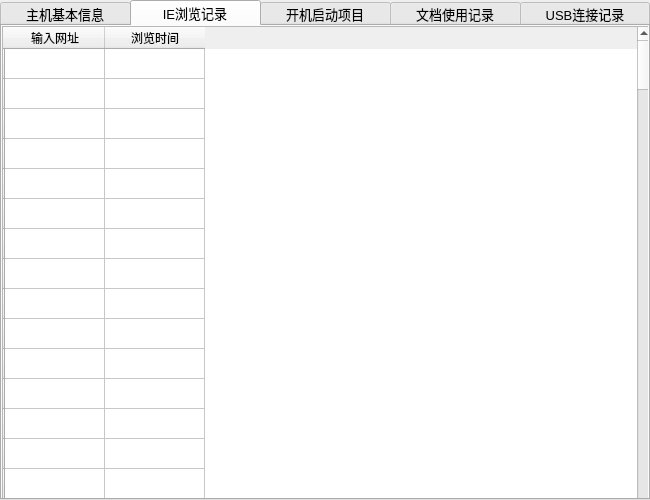
<?xml version="1.0" encoding="UTF-8"?>
<ui version="4.0">
 <class>MainWindow</class>
 <widget class="QMainWindow" name="MainWindow">
  <property name="geometry">
   <rect>
    <x>0</x>
    <y>0</y>
    <width>650</width>
    <height>500</height>
   </rect>
  </property>
  <property name="windowTitle">
   <string>MainWindow</string>
  </property>
  <widget class="QWidget" name="centralWidget">
   <widget class="QTabWidget" name="tabWidget">
    <property name="geometry">
     <rect>
      <x>0</x>
      <y>0</y>
      <width>650</width>
      <height>500</height>
     </rect>
    </property>
    <property name="styleSheet">
     <string notr="true">QTabBar::tab{font:10pt;min-width:30ex; min-height:10ex; width:130}</string>
    </property>
    <property name="currentIndex">
     <number>1</number>
    </property>
    <widget class="QWidget" name="tab">
     <attribute name="title">
      <string>主机基本信息</string>
     </attribute>
     <widget class="QTableWidget" name="tableWidget">
      <property name="geometry">
       <rect>
        <x>0</x>
        <y>0</y>
        <width>650</width>
        <height>500</height>
       </rect>
      </property>
      <property name="styleSheet">
       <string notr="true"/>
      </property>
      <row>
       <property name="text">
        <string>计算机名称</string>
       </property>
      </row>
      <row>
       <property name="text">
        <string>操作系统版本</string>
       </property>
      </row>
      <row>
       <property name="text">
        <string>CPU信息</string>
       </property>
      </row>
      <row>
       <property name="text">
        <string>BIOS厂商</string>
       </property>
      </row>
      <row>
       <property name="text">
        <string>BIOS型号</string>
       </property>
      </row>
      <row>
       <property name="text">
        <string>远程桌面连接端口</string>
       </property>
      </row>
      <row>
       <property name="text">
        <string>最后关机时间</string>
       </property>
      </row>
      <column>
       <property name="text">
        <string/>
       </property>
      </column>
     </widget>
    </widget>
    <widget class="QWidget" name="tab_2">
     <attribute name="title">
      <string>IE浏览记录</string>
     </attribute>
     <widget class="QTableWidget" name="tableWidget_2">
      <property name="geometry">
       <rect>
        <x>0</x>
        <y>0</y>
        <width>650</width>
        <height>500</height>
       </rect>
      </property>
      <row>
       <property name="text">
        <string/>
       </property>
      </row>
      <row>
       <property name="text">
        <string/>
       </property>
      </row>
      <row>
       <property name="text">
        <string/>
       </property>
      </row>
      <row>
       <property name="text">
        <string/>
       </property>
      </row>
      <row>
       <property name="text">
        <string/>
       </property>
      </row>
      <row>
       <property name="text">
        <string/>
       </property>
      </row>
      <row>
       <property name="text">
        <string/>
       </property>
      </row>
      <row>
       <property name="text">
        <string/>
       </property>
      </row>
      <row>
       <property name="text">
        <string/>
       </property>
      </row>
      <row>
       <property name="text">
        <string/>
       </property>
      </row>
      <row>
       <property name="text">
        <string/>
       </property>
      </row>
      <row>
       <property name="text">
        <string/>
       </property>
      </row>
      <row>
       <property name="text">
        <string/>
       </property>
      </row>
      <row>
       <property name="text">
        <string/>
       </property>
      </row>
      <row>
       <property name="text">
        <string/>
       </property>
      </row>
      <row>
       <property name="text">
        <string/>
       </property>
      </row>
      <row>
       <property name="text">
        <string/>
       </property>
      </row>
      <row>
       <property name="text">
        <string/>
       </property>
      </row>
      <row>
       <property name="text">
        <string/>
       </property>
      </row>
      <row>
       <property name="text">
        <string/>
       </property>
      </row>
      <row>
       <property name="text">
        <string/>
       </property>
      </row>
      <row>
       <property name="text">
        <string/>
       </property>
      </row>
      <row>
       <property name="text">
        <string/>
       </property>
      </row>
      <row>
       <property name="text">
        <string/>
       </property>
      </row>
      <row>
       <property name="text">
        <string/>
       </property>
      </row>
      <row>
       <property name="text">
        <string/>
       </property>
      </row>
      <row>
       <property name="text">
        <string/>
       </property>
      </row>
      <row>
       <property name="text">
        <string/>
       </property>
      </row>
      <row>
       <property name="text">
        <string/>
       </property>
      </row>
      <row>
       <property name="text">
        <string/>
       </property>
      </row>
      <row>
       <property name="text">
        <string/>
       </property>
      </row>
      <row>
       <property name="text">
        <string/>
       </property>
      </row>
      <row>
       <property name="text">
        <string/>
       </property>
      </row>
      <row>
       <property name="text">
        <string/>
       </property>
      </row>
      <row>
       <property name="text">
        <string/>
       </property>
      </row>
      <row>
       <property name="text">
        <string/>
       </property>
      </row>
      <row>
       <property name="text">
        <string/>
       </property>
      </row>
      <row>
       <property name="text">
        <string/>
       </property>
      </row>
      <row>
       <property name="text">
        <string/>
       </property>
      </row>
      <row>
       <property name="text">
        <string/>
       </property>
      </row>
      <row>
       <property name="text">
        <string/>
       </property>
      </row>
      <row>
       <property name="text">
        <string/>
       </property>
      </row>
      <row>
       <property name="text">
        <string/>
       </property>
      </row>
      <row>
       <property name="text">
        <string/>
       </property>
      </row>
      <row>
       <property name="text">
        <string/>
       </property>
      </row>
      <row>
       <property name="text">
        <string/>
       </property>
      </row>
      <row>
       <property name="text">
        <string/>
       </property>
      </row>
      <row>
       <property name="text">
        <string/>
       </property>
      </row>
      <row>
       <property name="text">
        <string/>
       </property>
      </row>
      <row>
       <property name="text">
        <string/>
       </property>
      </row>
      <row>
       <property name="text">
        <string/>
       </property>
      </row>
      <row>
       <property name="text">
        <string/>
       </property>
      </row>
      <row>
       <property name="text">
        <string/>
       </property>
      </row>
      <row>
       <property name="text">
        <string/>
       </property>
      </row>
      <row>
       <property name="text">
        <string/>
       </property>
      </row>
      <row>
       <property name="text">
        <string/>
       </property>
      </row>
      <row>
       <property name="text">
        <string/>
       </property>
      </row>
      <row>
       <property name="text">
        <string/>
       </property>
      </row>
      <row>
       <property name="text">
        <string/>
       </property>
      </row>
      <row>
       <property name="text">
        <string/>
       </property>
      </row>
      <row>
       <property name="text">
        <string/>
       </property>
      </row>
      <row>
       <property name="text">
        <string/>
       </property>
      </row>
      <row>
       <property name="text">
        <string/>
       </property>
      </row>
      <row>
       <property name="text">
        <string/>
       </property>
      </row>
      <row>
       <property name="text">
        <string/>
       </property>
      </row>
      <row>
       <property name="text">
        <string/>
       </property>
      </row>
      <row>
       <property name="text">
        <string/>
       </property>
      </row>
      <row>
       <property name="text">
        <string/>
       </property>
      </row>
      <row>
       <property name="text">
        <string/>
       </property>
      </row>
      <row>
       <property name="text">
        <string/>
       </property>
      </row>
      <row>
       <property name="text">
        <string/>
       </property>
      </row>
      <row>
       <property name="text">
        <string/>
       </property>
      </row>
      <row>
       <property name="text">
        <string/>
       </property>
      </row>
      <row>
       <property name="text">
        <string/>
       </property>
      </row>
      <row>
       <property name="text">
        <string/>
       </property>
      </row>
      <row>
       <property name="text">
        <string/>
       </property>
      </row>
      <row>
       <property name="text">
        <string/>
       </property>
      </row>
      <row>
       <property name="text">
        <string/>
       </property>
      </row>
      <row>
       <property name="text">
        <string/>
       </property>
      </row>
      <row>
       <property name="text">
        <string/>
       </property>
      </row>
      <row>
       <property name="text">
        <string/>
       </property>
      </row>
      <row>
       <property name="text">
        <string/>
       </property>
      </row>
      <row>
       <property name="text">
        <string/>
       </property>
      </row>
      <row>
       <property name="text">
        <string/>
       </property>
      </row>
      <row>
       <property name="text">
        <string/>
       </property>
      </row>
      <row>
       <property name="text">
        <string/>
       </property>
      </row>
      <row>
       <property name="text">
        <string/>
       </property>
      </row>
      <row>
       <property name="text">
        <string/>
       </property>
      </row>
      <row>
       <property name="text">
        <string/>
       </property>
      </row>
      <row>
       <property name="text">
        <string/>
       </property>
      </row>
      <row>
       <property name="text">
        <string/>
       </property>
      </row>
      <row>
       <property name="text">
        <string/>
       </property>
      </row>
      <row>
       <property name="text">
        <string/>
       </property>
      </row>
      <row>
       <property name="text">
        <string/>
       </property>
      </row>
      <row>
       <property name="text">
        <string/>
       </property>
      </row>
      <row>
       <property name="text">
        <string/>
       </property>
      </row>
      <row>
       <property name="text">
        <string/>
       </property>
      </row>
      <row>
       <property name="text">
        <string/>
       </property>
      </row>
      <row>
       <property name="text">
        <string/>
       </property>
      </row>
      <row>
       <property name="text">
        <string/>
       </property>
      </row>
      <row>
       <property name="text">
        <string/>
       </property>
      </row>
      <row>
       <property name="text">
        <string/>
       </property>
      </row>
      <row>
       <property name="text">
        <string/>
       </property>
      </row>
      <row>
       <property name="text">
        <string/>
       </property>
      </row>
      <row>
       <property name="text">
        <string/>
       </property>
      </row>
      <row>
       <property name="text">
        <string/>
       </property>
      </row>
      <row>
       <property name="text">
        <string/>
       </property>
      </row>
      <row>
       <property name="text">
        <string/>
       </property>
      </row>
      <row>
       <property name="text">
        <string/>
       </property>
      </row>
      <row>
       <property name="text">
        <string/>
       </property>
      </row>
      <row>
       <property name="text">
        <string/>
       </property>
      </row>
      <row>
       <property name="text">
        <string/>
       </property>
      </row>
      <row>
       <property name="text">
        <string/>
       </property>
      </row>
      <row>
       <property name="text">
        <string/>
       </property>
      </row>
      <row>
       <property name="text">
        <string/>
       </property>
      </row>
      <row>
       <property name="text">
        <string/>
       </property>
      </row>
      <row>
       <property name="text">
        <string/>
       </property>
      </row>
      <row>
       <property name="text">
        <string/>
       </property>
      </row>
      <row>
       <property name="text">
        <string/>
       </property>
      </row>
      <row>
       <property name="text">
        <string/>
       </property>
      </row>
      <row>
       <property name="text">
        <string/>
       </property>
      </row>
      <row>
       <property name="text">
        <string/>
       </property>
      </row>
      <row>
       <property name="text">
        <string/>
       </property>
      </row>
      <row>
       <property name="text">
        <string/>
       </property>
      </row>
      <row>
       <property name="text">
        <string/>
       </property>
      </row>
      <row>
       <property name="text">
        <string/>
       </property>
      </row>
      <row>
       <property name="text">
        <string/>
       </property>
      </row>
      <row>
       <property name="text">
        <string/>
       </property>
      </row>
      <row>
       <property name="text">
        <string/>
       </property>
      </row>
      <row>
       <property name="text">
        <string/>
       </property>
      </row>
      <row>
       <property name="text">
        <string/>
       </property>
      </row>
      <row>
       <property name="text">
        <string/>
       </property>
      </row>
      <row>
       <property name="text">
        <string/>
       </property>
      </row>
      <row>
       <property name="text">
        <string/>
       </property>
      </row>
      <row>
       <property name="text">
        <string/>
       </property>
      </row>
      <row>
       <property name="text">
        <string/>
       </property>
      </row>
      <row>
       <property name="text">
        <string/>
       </property>
      </row>
      <row>
       <property name="text">
        <string/>
       </property>
      </row>
      <row>
       <property name="text">
        <string/>
       </property>
      </row>
      <row>
       <property name="text">
        <string/>
       </property>
      </row>
      <row>
       <property name="text">
        <string/>
       </property>
      </row>
      <row>
       <property name="text">
        <string/>
       </property>
      </row>
      <row>
       <property name="text">
        <string/>
       </property>
      </row>
      <row>
       <property name="text">
        <string/>
       </property>
      </row>
      <row>
       <property name="text">
        <string/>
       </property>
      </row>
      <row>
       <property name="text">
        <string/>
       </property>
      </row>
      <column>
       <property name="text">
        <string>输入网址</string>
       </property>
      </column>
      <column>
       <property name="text">
        <string>浏览时间</string>
       </property>
      </column>
     </widget>
    </widget>
    <widget class="QWidget" name="tab_3">
     <attribute name="title">
      <string>开机启动项目</string>
     </attribute>
     <widget class="QTableWidget" name="tableWidget_3">
      <property name="geometry">
       <rect>
        <x>0</x>
        <y>0</y>
        <width>650</width>
        <height>500</height>
       </rect>
      </property>
      <row>
       <property name="text">
        <string/>
       </property>
      </row>
      <row>
       <property name="text">
        <string/>
       </property>
      </row>
      <row>
       <property name="text">
        <string/>
       </property>
      </row>
      <row>
       <property name="text">
        <string/>
       </property>
      </row>
      <row>
       <property name="text">
        <string/>
       </property>
      </row>
      <row>
       <property name="text">
        <string/>
       </property>
      </row>
      <row>
       <property name="text">
        <string/>
       </property>
      </row>
      <row>
       <property name="text">
        <string/>
       </property>
      </row>
      <row>
       <property name="text">
        <string/>
       </property>
      </row>
      <row>
       <property name="text">
        <string/>
       </property>
      </row>
      <row>
       <property name="text">
        <string/>
       </property>
      </row>
      <row>
       <property name="text">
        <string/>
       </property>
      </row>
      <row>
       <property name="text">
        <string/>
       </property>
      </row>
      <row>
       <property name="text">
        <string/>
       </property>
      </row>
      <row>
       <property name="text">
        <string/>
       </property>
      </row>
      <row>
       <property name="text">
        <string/>
       </property>
      </row>
      <row>
       <property name="text">
        <string/>
       </property>
      </row>
      <row>
       <property name="text">
        <string/>
       </property>
      </row>
      <row>
       <property name="text">
        <string/>
       </property>
      </row>
      <row>
       <property name="text">
        <string/>
       </property>
      </row>
      <row>
       <property name="text">
        <string/>
       </property>
      </row>
      <row>
       <property name="text">
        <string/>
       </property>
      </row>
      <row>
       <property name="text">
        <string/>
       </property>
      </row>
      <row>
       <property name="text">
        <string/>
       </property>
      </row>
      <row>
       <property name="text">
        <string/>
       </property>
      </row>
      <row>
       <property name="text">
        <string/>
       </property>
      </row>
      <row>
       <property name="text">
        <string/>
       </property>
      </row>
      <row>
       <property name="text">
        <string/>
       </property>
      </row>
      <row>
       <property name="text">
        <string/>
       </property>
      </row>
      <row>
       <property name="text">
        <string/>
       </property>
      </row>
      <row>
       <property name="text">
        <string/>
       </property>
      </row>
      <row>
       <property name="text">
        <string/>
       </property>
      </row>
      <row>
       <property name="text">
        <string/>
       </property>
      </row>
      <row>
       <property name="text">
        <string/>
       </property>
      </row>
      <row>
       <property name="text">
        <string/>
       </property>
      </row>
      <row>
       <property name="text">
        <string/>
       </property>
      </row>
      <row>
       <property name="text">
        <string/>
       </property>
      </row>
      <row>
       <property name="text">
        <string/>
       </property>
      </row>
      <row>
       <property name="text">
        <string/>
       </property>
      </row>
      <column>
       <property name="text">
        <string>项目名称</string>
       </property>
      </column>
      <column>
       <property name="text">
        <string>启动路径及命令</string>
       </property>
      </column>
     </widget>
    </widget>
    <widget class="QWidget" name="tab_4">
     <attribute name="title">
      <string>文档使用记录</string>
     </attribute>
     <widget class="QTableWidget" name="tableWidget_4">
      <property name="geometry">
       <rect>
        <x>0</x>
        <y>0</y>
        <width>650</width>
        <height>500</height>
       </rect>
      </property>
      <row>
       <property name="text">
        <string/>
       </property>
      </row>
      <row>
       <property name="text">
        <string/>
       </property>
      </row>
      <row>
       <property name="text">
        <string/>
       </property>
      </row>
      <row>
       <property name="text">
        <string/>
       </property>
      </row>
      <row>
       <property name="text">
        <string/>
       </property>
      </row>
      <row>
       <property name="text">
        <string/>
       </property>
      </row>
      <row>
       <property name="text">
        <string/>
       </property>
      </row>
      <row>
       <property name="text">
        <string/>
       </property>
      </row>
      <row>
       <property name="text">
        <string/>
       </property>
      </row>
      <row>
       <property name="text">
        <string/>
       </property>
      </row>
      <row>
       <property name="text">
        <string/>
       </property>
      </row>
      <row>
       <property name="text">
        <string/>
       </property>
      </row>
      <row>
       <property name="text">
        <string/>
       </property>
      </row>
      <row>
       <property name="text">
        <string/>
       </property>
      </row>
      <row>
       <property name="text">
        <string/>
       </property>
      </row>
      <row>
       <property name="text">
        <string/>
       </property>
      </row>
      <row>
       <property name="text">
        <string/>
       </property>
      </row>
      <row>
       <property name="text">
        <string/>
       </property>
      </row>
      <row>
       <property name="text">
        <string/>
       </property>
      </row>
      <row>
       <property name="text">
        <string/>
       </property>
      </row>
      <row>
       <property name="text">
        <string/>
       </property>
      </row>
      <row>
       <property name="text">
        <string/>
       </property>
      </row>
      <row>
       <property name="text">
        <string/>
       </property>
      </row>
      <row>
       <property name="text">
        <string/>
       </property>
      </row>
      <row>
       <property name="text">
        <string/>
       </property>
      </row>
      <row>
       <property name="text">
        <string/>
       </property>
      </row>
      <row>
       <property name="text">
        <string/>
       </property>
      </row>
      <row>
       <property name="text">
        <string/>
       </property>
      </row>
      <row>
       <property name="text">
        <string/>
       </property>
      </row>
      <row>
       <property name="text">
        <string/>
       </property>
      </row>
      <row>
       <property name="text">
        <string/>
       </property>
      </row>
      <row>
       <property name="text">
        <string/>
       </property>
      </row>
      <row>
       <property name="text">
        <string/>
       </property>
      </row>
      <row>
       <property name="text">
        <string/>
       </property>
      </row>
      <row>
       <property name="text">
        <string/>
       </property>
      </row>
      <row>
       <property name="text">
        <string/>
       </property>
      </row>
      <row>
       <property name="text">
        <string/>
       </property>
      </row>
      <row>
       <property name="text">
        <string/>
       </property>
      </row>
      <row>
       <property name="text">
        <string/>
       </property>
      </row>
      <row>
       <property name="text">
        <string/>
       </property>
      </row>
      <row>
       <property name="text">
        <string/>
       </property>
      </row>
      <row>
       <property name="text">
        <string/>
       </property>
      </row>
      <row>
       <property name="text">
        <string/>
       </property>
      </row>
      <row>
       <property name="text">
        <string/>
       </property>
      </row>
      <row>
       <property name="text">
        <string/>
       </property>
      </row>
      <row>
       <property name="text">
        <string/>
       </property>
      </row>
      <row>
       <property name="text">
        <string/>
       </property>
      </row>
      <row>
       <property name="text">
        <string/>
       </property>
      </row>
      <row>
       <property name="text">
        <string/>
       </property>
      </row>
      <row>
       <property name="text">
        <string/>
       </property>
      </row>
      <row>
       <property name="text">
        <string/>
       </property>
      </row>
      <row>
       <property name="text">
        <string/>
       </property>
      </row>
      <row>
       <property name="text">
        <string/>
       </property>
      </row>
      <row>
       <property name="text">
        <string/>
       </property>
      </row>
      <row>
       <property name="text">
        <string/>
       </property>
      </row>
      <row>
       <property name="text">
        <string/>
       </property>
      </row>
      <row>
       <property name="text">
        <string/>
       </property>
      </row>
      <row>
       <property name="text">
        <string/>
       </property>
      </row>
      <row>
       <property name="text">
        <string/>
       </property>
      </row>
      <row>
       <property name="text">
        <string/>
       </property>
      </row>
      <row>
       <property name="text">
        <string/>
       </property>
      </row>
      <row>
       <property name="text">
        <string/>
       </property>
      </row>
      <row>
       <property name="text">
        <string/>
       </property>
      </row>
      <row>
       <property name="text">
        <string/>
       </property>
      </row>
      <row>
       <property name="text">
        <string/>
       </property>
      </row>
      <column>
       <property name="text">
        <string>文档名称</string>
       </property>
      </column>
      <column>
       <property name="text">
        <string>文档路径</string>
       </property>
      </column>
      <column>
       <property name="text">
        <string>浏览时间</string>
       </property>
      </column>
     </widget>
    </widget>
    <widget class="QWidget" name="tab_5">
     <attribute name="title">
      <string>USB连接记录</string>
     </attribute>
     <widget class="QTableWidget" name="tableWidget_5">
      <property name="geometry">
       <rect>
        <x>0</x>
        <y>0</y>
        <width>650</width>
        <height>500</height>
       </rect>
      </property>
      <row>
       <property name="text">
        <string/>
       </property>
      </row>
      <row>
       <property name="text">
        <string/>
       </property>
      </row>
      <row>
       <property name="text">
        <string/>
       </property>
      </row>
      <row>
       <property name="text">
        <string/>
       </property>
      </row>
      <row>
       <property name="text">
        <string/>
       </property>
      </row>
      <row>
       <property name="text">
        <string/>
       </property>
      </row>
      <row>
       <property name="text">
        <string/>
       </property>
      </row>
      <row>
       <property name="text">
        <string/>
       </property>
      </row>
      <row>
       <property name="text">
        <string/>
       </property>
      </row>
      <row>
       <property name="text">
        <string/>
       </property>
      </row>
      <row>
       <property name="text">
        <string/>
       </property>
      </row>
      <row>
       <property name="text">
        <string/>
       </property>
      </row>
      <row>
       <property name="text">
        <string/>
       </property>
      </row>
      <row>
       <property name="text">
        <string/>
       </property>
      </row>
      <row>
       <property name="text">
        <string/>
       </property>
      </row>
      <row>
       <property name="text">
        <string/>
       </property>
      </row>
      <row>
       <property name="text">
        <string/>
       </property>
      </row>
      <row>
       <property name="text">
        <string/>
       </property>
      </row>
      <row>
       <property name="text">
        <string/>
       </property>
      </row>
      <row>
       <property name="text">
        <string/>
       </property>
      </row>
      <row>
       <property name="text">
        <string/>
       </property>
      </row>
      <row>
       <property name="text">
        <string/>
       </property>
      </row>
      <row>
       <property name="text">
        <string/>
       </property>
      </row>
      <row>
       <property name="text">
        <string/>
       </property>
      </row>
      <row>
       <property name="text">
        <string/>
       </property>
      </row>
      <column>
       <property name="text">
        <string>设备ID</string>
       </property>
      </column>
      <column>
       <property name="text">
        <string>品牌名称</string>
       </property>
      </column>
      <column>
       <property name="text">
        <string>安装时间</string>
       </property>
      </column>
     </widget>
    </widget>
   </widget>
  </widget>
 </widget>
 <layoutdefault spacing="6" margin="11"/>
 <resources/>
 <connections/>
</ui>
